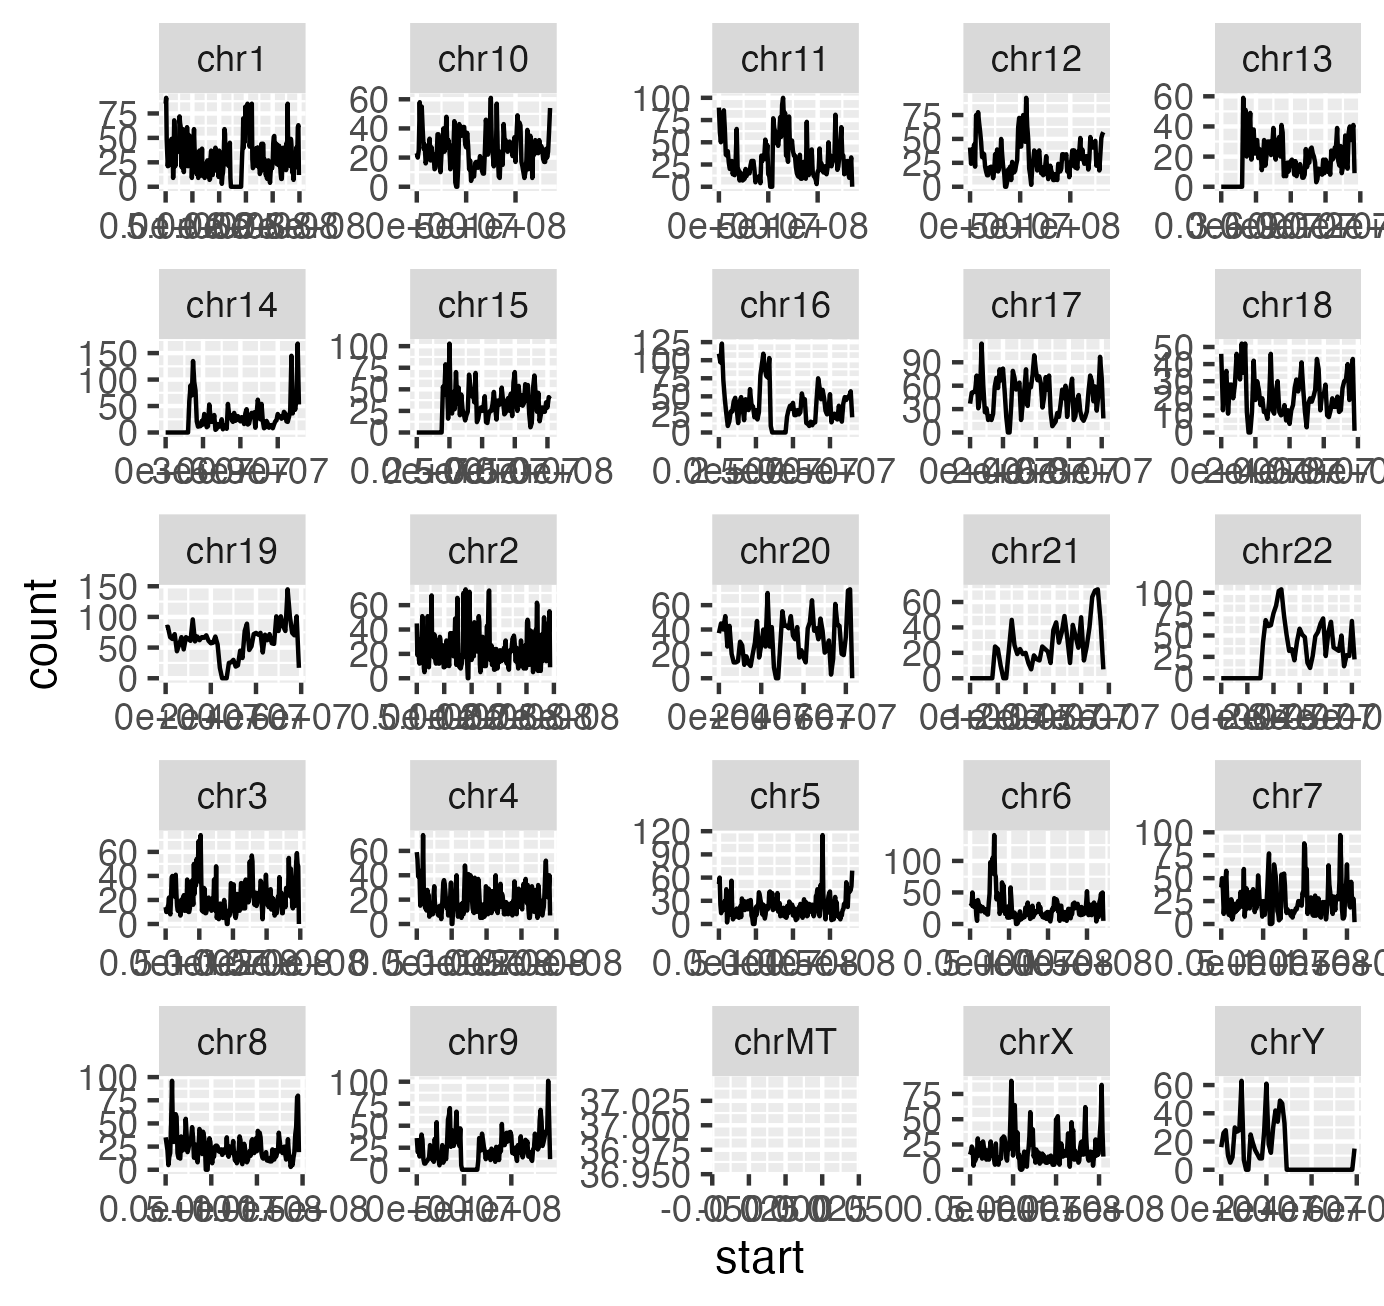

This figure's R source:
library(tidyverse)
header <- c( "chr", "start", "end", "count" )
df_kc <- read_tsv("~/qb25-answers/week1/hg19-kc-count.bed", col_names=header)

ggplot(df_kc, aes(x = start, y = count)) +
  geom_line() +
  facet_wrap(vars(chr), scales = "free") 

ggsave("wk1_exercise1.png")
  



